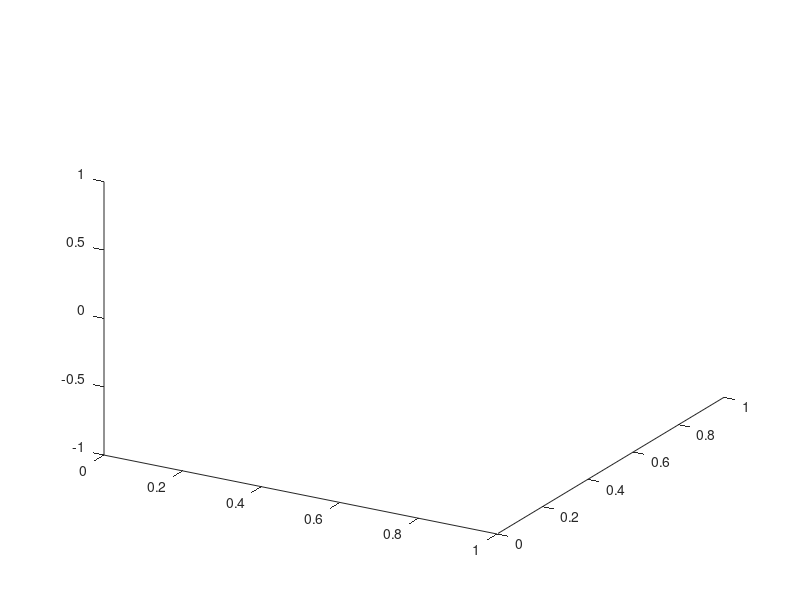

Source code (MATLAB): (Note: this script raises an error after producing the figure.)
% Clear workspace
clear
close all
clc;

figure 
hold on
view(30,30);
%showRef();
H = quad2H([[242.5,450.5];[24.5,727];[1894,708];[1629.5,445]],[[0.0,0.0];[15,0];[15,28];[0,28]]);
p = [1.177e+03;6.020e+02;1];
p_W = H*p;
p_W(1) = p_W(1)/p_W(3);
p_W(2) = p_W(2)/p_W(3);
figure 
hold on
poly = polyshape([242,1629,1894,24],[450,445,708,727]);
plot(poly)
%plot(p(1),p(2),'o','markersize',5,'markerfacecolor','red');
figure 
hold on 
poly = polyshape([0,15,15,0],[0,0,28,28]);
plot(poly,'facecolor','red')
keyboard;
homo()
keyboard;
A0 = [242,450];
S8 = [1894,708];
S0 = [1629,445];
A8 = [24,727];
p = polyshape([242,1629,1894,24],[450,445,708,727]);
box = polyshape([240,276,276,240],[359,359,453,453]);
figure
hold on
%plot(box)
plot(p)

T = readtable('data/court_geometry.xlsx');
l = ['A','J','S'];
for i = 1:length(l)
p0_str = strcat(l(i),'0');
p1_str = strcat(l(i),'8');
p0 = T{ismember(T{:,1},p0_str),7:end};
p1 = T{ismember(T{:,1},p1_str),7:end};
drawline(p0,p1,4);
end
l = ['A':'F','N':'S'];
for i = 1:length(l)
p0_str = strcat(l(i),'2');
p1_str = strcat(l(i),'6');
p0 = T{ismember(T{:,1},p0_str),7:end};
p1 = T{ismember(T{:,1},p1_str),7:end};
drawline(p0,p1,12);
end
l = ['G','H','I','J','K','L','M','Q'];
for i = 1:length(l)
p1_str = strcat(l(i),'4');
p0 = T{ismember(T{:,1},'C4'),7:end};
plot(p0(1),p0(2),'o','markersize',5,'markerfacecolor','blue');
p1 = T{ismember(T{:,1},p1_str),7:end};
plot(p1(1),p1(2),'o','markersize',5,'markerfacecolor','blue');
%drawline(p0,p1,12);
end
A0 = T{ismember(T{:,1},'A0'),7:end};
J0 = T{ismember(T{:,1},'J0'),7:end};
C4 = T{ismember(T{:,1},'K4'),7:end};
H4 = T{ismember(T{:,1},'H4'),7:end};
A8 = T{ismember(T{:,1},'A8'),7:end};
J8 = T{ismember(T{:,1},'J8'),7:end};

T1 = T{ismember(T{:,1},'T1'),7:end};
T2 = T{ismember(T{:,1},'T2'),7:end};
T3 = T{ismember(T{:,1},'T3'),7:end};
T4 = T{ismember(T{:,1},'T4'),7:end};
drawline(T1,T4,20);
drawline(T2,T3,20);
exportgraphics(gca,strcat('court1','.jpeg'))
%drawline(A0,J0,2);
%drawline(C4,H4,15);
%drawline(A8,J8,2);
%axis equal

keyboard;
c1 = [99  96  81]/255;
c2 = [75  81 108]/255;
c3 = [119 121 148]/255;

c1_lab = rgb2lab(c1)
c2_lab = rgb2lab(c2)
c3_lab = rgb2lab(c3)

teste = rgb2lab([111.8423577793009, 108.69910897875258, 141.85058259081563]/255);
norm(teste - c1_lab)
norm(teste - c2_lab)
norm(teste - c3_lab)
keyboard


function drawline(p1,p2,fac)
L = norm(p2 - p1);
d = (p2 - p1)/L;
margin = fac*L;
pi = p1 - margin*d;
pj = p2 + margin*d;
line([pi(1),pj(1)],[pi(2),pj(2)]);
end
function homo(p0,p1,p2,p3)
figure 
hold on
view(30,30)
p = [0,0,0];
p0 = [1,0,0];
p1 = [0,1,0];
p2 = [0,0,1];
p3 = [1,1,1];
n = cross(p1-p0,p2-p0);
n = n/norm(n);
line([p0(1),p1(1)],[p0(2),p1(2)],[p0(3),p0(3)]);
line([p1(1),p2(1)],[p1(2),p2(2)],[p1(3),p2(3)]);
line([p2(1),p0(1)],[p2(2),p0(2)],[p2(3),p0(3)]);
line([p(1),p3(1)],[p(2),p3(2)],[p(3),p3(3)]);
p3 = p3/norm(p3);
plot3(p0(1),p0(2),p0(3),'o','markersize',7,'markerfacecolor','red');
plot3(p1(1),p1(2),p1(3),'o','markersize',7,'markerfacecolor','red');
plot3(p2(1),p2(2),p2(3),'o','markersize',7,'markerfacecolor','red');
plot3(p3(1),p3(2),p3(3),'o','markersize',7,'markerfacecolor','red');

p0 = [1,-1,1];
p1 = [1,-2,2];
p2 = [-1,2,-1];
p3 = [0,1,2];
line([p0(1),p1(1)],[p0(2),p1(2)],[p0(3),p1(3)]);
line([p1(1),p3(1)],[p1(2),p3(2)],[p1(3),p3(3)]);
line([p3(1),p2(1)],[p3(2),p2(2)],[p3(3),p2(3)]);
line([p2(1),p0(1)],[p2(2),p0(2)],[p2(3),p0(3)]);

plot3(p0(1),p0(2),p0(3),'o','markersize',7,'markerfacecolor','blue');
text(p0(1),p0(2),p0(3),'p0');
plot3(p1(1),p1(2),p1(3),'o','markersize',7,'markerfacecolor','blue');
text(p1(1),p1(2),p1(3),'p1');
plot3(p2(1),p2(2),p2(3),'o','markersize',7,'markerfacecolor','blue');
text(p2(1),p2(2),p2(3),'p2');
plot3(p3(1),p3(2),p3(3),'o','markersize',7,'markerfacecolor','blue');
text(p3(1),p3(2),p3(3),'p3');
end
function M = quad2H(p_1,p_2)
n = [1,1,1];
z = n/norm(n);
y = cross(z,-[1,0,0]);
y = y/norm(y);
x = cross(y,z);
%quiver3(n(1),n(2),n(3),n(1)+x(1),n(2)+x(2),n(3)+x(3));
%quiver3(n(1),n(2),n(3),n(1)+y(1),n(2)+y(2),n(3)+y(3));
T = [x',y',n'];
p_1(:,3) = 1.0;
p_2(:,3) = 1.0;
H_1 = buildH(T*p_1');
H_2 = buildH(T*p_2');
M = inv(T)*H_2*inv(H_1)*T;


end
function showRef()
p = [0,0,0];
p0 = [1,0,0];
p1 = [0,1,0];
p2 = [0,0,1];
p3 = [1,1,1];
n = cross(p1-p0,p2-p0);
n = n/norm(n);
line([p0(1),p1(1)],[p0(2),p1(2)],[p0(3),p0(3)]);
line([p1(1),p2(1)],[p1(2),p2(2)],[p1(3),p2(3)]);
line([p2(1),p0(1)],[p2(2),p0(2)],[p2(3),p0(3)]);
line([p(1),p3(1)],[p(2),p3(2)],[p(3),p3(3)]);
p3 = p3/norm(p3);
plot3(p0(1),p0(2),p0(3),'o','markersize',7,'markerfacecolor','red');
plot3(p1(1),p1(2),p1(3),'o','markersize',7,'markerfacecolor','red');
plot3(p2(1),p2(2),p2(3),'o','markersize',7,'markerfacecolor','red');
plot3(p3(1),p3(2),p3(3),'o','markersize',7,'markerfacecolor','red');
end
function H = buildH(p)
p0 = p(:,1);
p1 = p(:,2);
p2 = p(:,3);
p3 = p(:,4);
H = [p0,p1,p2];
lam = H\p3;
H = [lam(1)*p0,lam(2)*p1,lam(3)*p2];
end
